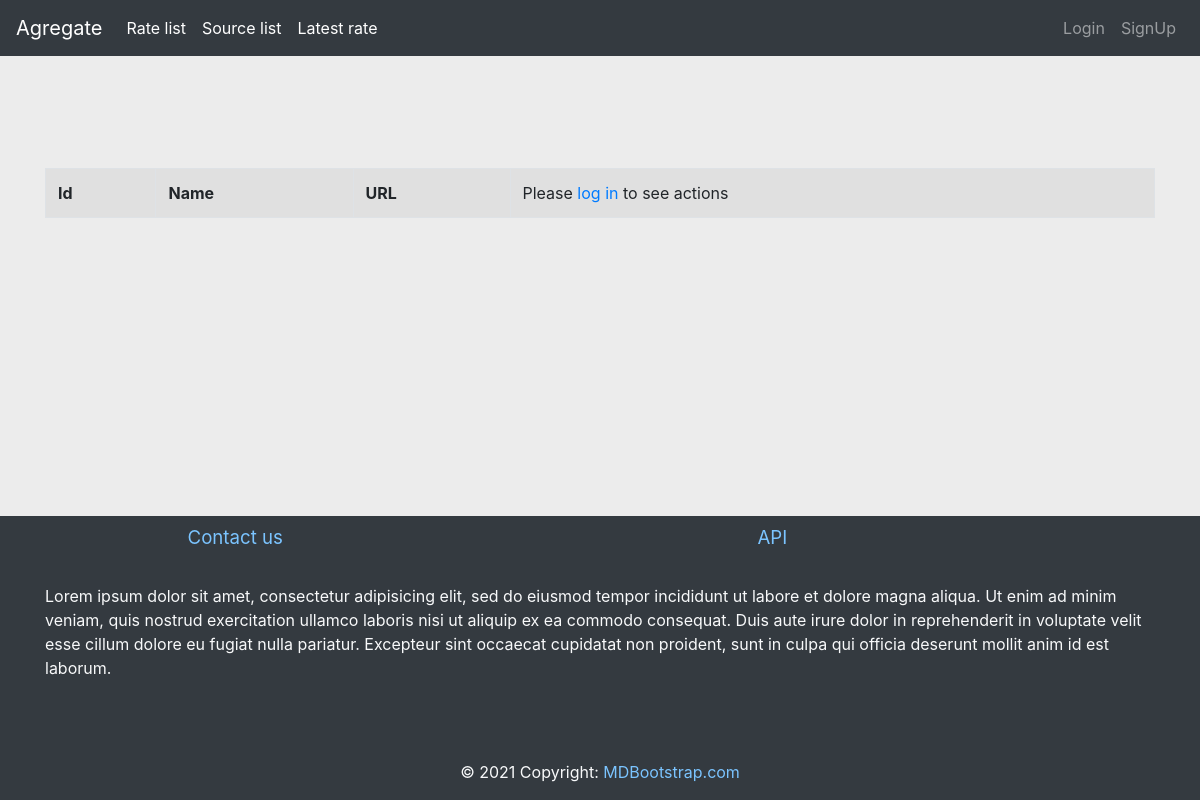
Page /currency/source/list/ on the earlier database version.
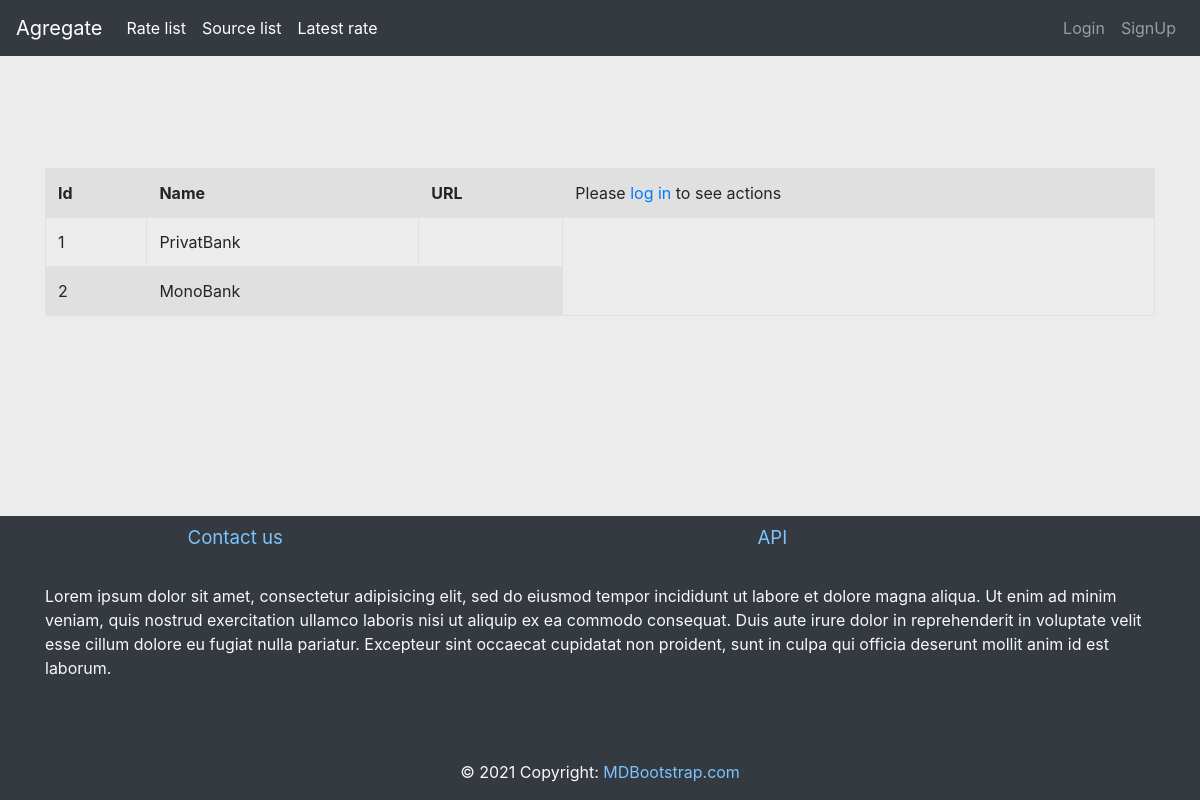
Same page on the later database version.
### currency/models.py (models this page shows)
class Source(models.Model):
    name = models.CharField(max_length=64)
    code_name = models.CharField(max_length=24, unique=True, editable=False)
    source_url = models.CharField(max_length=256)
    logo = models.FileField(
        upload_to=upload_logo,
        blank=True,
        null=True,
        default=None,
    )

### currency/views.py (the view)
# urls.py: path('source/list/', SourceListView.as_view(), name='source-list'),
class SourceListView(ListView):
    queryset = Source.objects.all()
    template_name = 'source_list.html'

### currency/templates/source_list.html (shortened to what this page needs)
{% extends 'base.html' %}
{% block main_content%}
<br>
<br>
<br>
<br>
<br>
<br>
<br>
    <table class="table table-striped table-bordered"  >
        <tr>
            <th>Id</th>
            <th>Name</th>
            <th>URL</th>
            {%if request.user.is_authenticated%}
                <th>Actions</th>
            {%else%}
                <td>
                    Please <a href="{% url 'login' %}">log in</a> to see actions
                </td>
            {%endif%}
        </tr>
        {% for source in source_list %}
            <tr>
                <td>{{source.id}}</td>
                <td>{{source.name}}</td>
                <td>{{source.source_url}}</td>
            </tr>
        {% endfor %}
    </table>
{% endblock %}

Differences in the rows shown:
added Source: id "1", name "PrivatBank"
added Source: id "2", name "MonoBank"
